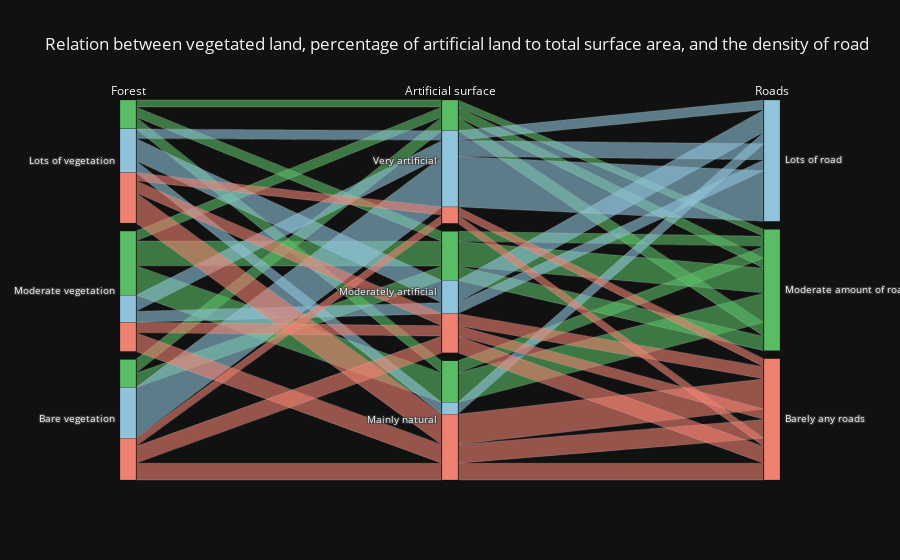

The notebook cell saved with this chart:
### Markdown cell above
This figure shows the relation between the amount of wooded land and the density of roads within a country. As the data shows, as more road is built the total percentage of forests to the total surface area of countries declines. In countries with less roads the opposite is true as there is more forest on average. This therefore provides prove that infrastructure and by proxy an increase in industry is a true detriment to the environment.

This however is not the full story as the following figure shows.

### Code cell
fig5.show()

### Figure 1 — Plotly figure (JSON) as saved in the notebook; plotly's stock layout.template omitted (floating-point values rounded to 4 significant figures; data arrays with more than 128 entries replaced by an {"elided": "..."} marker saying what was removed)
{"data": [{"dimensions": [{"categoryarray": ["Lots of vegetation", "Moderate vegetation", "Bare vegetation"], "categoryorder": "array", "label": "Forest", "values": {"elided": "3828 str values"}}, {"categoryarray": ["Very artificial", "Moderately artificial", "Mainly natural"], "categoryorder": "array", "label": "Artificial surface", "values": {"elided": "3828 str values"}}, {"categoryarray": ["Lots of road", "Moderate amount of road", "Barely any roads"], "categoryorder": "array", "label": "Roads", "values": {"elided": "3828 str values"}}], "line": {"color": {"elided": "3828 str values"}}, "type": "parcats"}], "layout": {"title": {"text": "Relation between vegetated land, percentage of artificial land to total surface area, and the density of road"}}}
